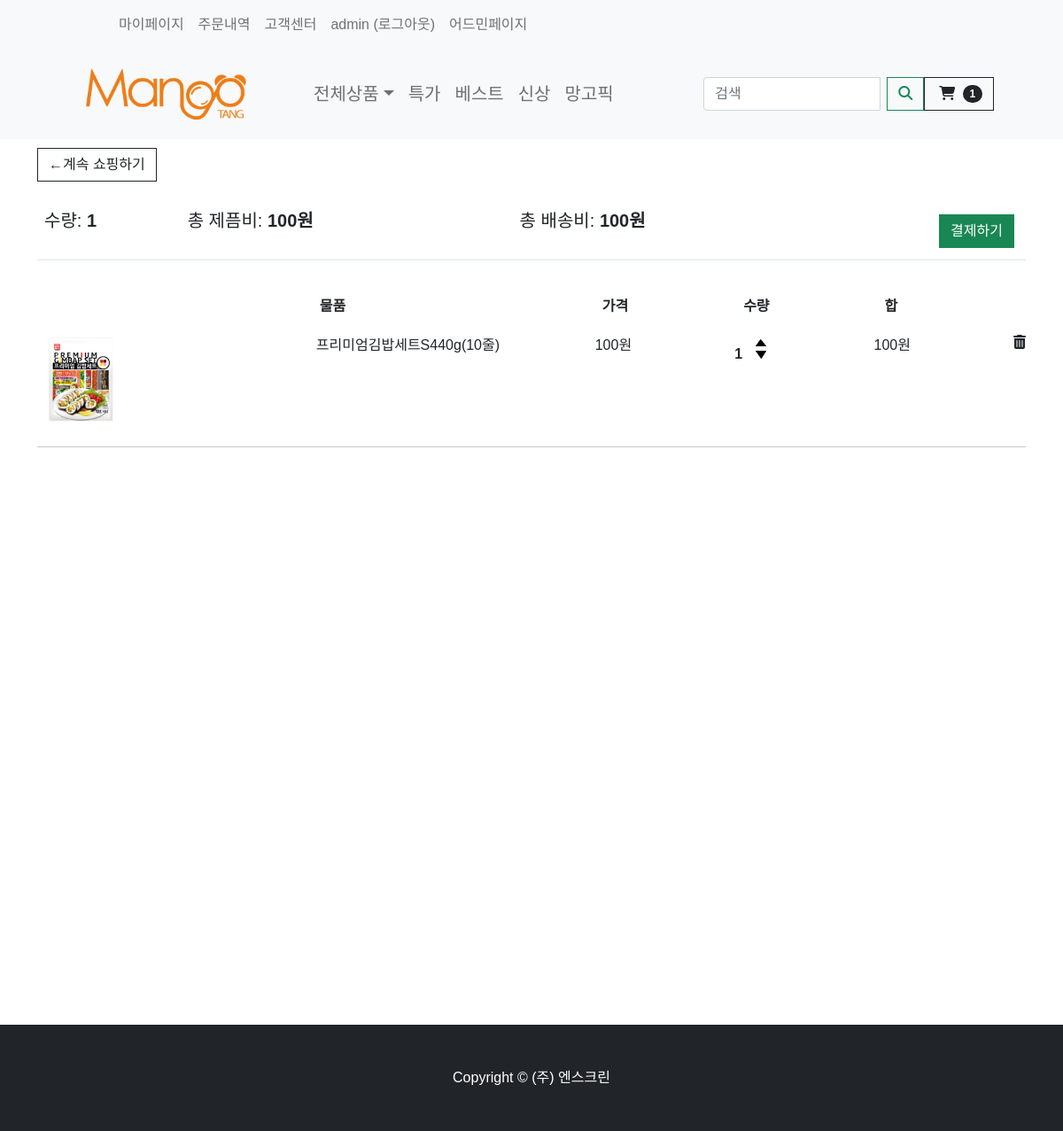
The app's page /cart/ (signed in) with its own data.
### store/models.py (models this page shows, shortened)
class Order(models.Model):
    customer = models.ForeignKey(Customer, on_delete=models.SET_NULL, null=True, blank=True)
    date_ordered = models.DateTimeField(auto_now_add=True)
    order_status = models.BooleanField(default=False)
    payment_state = models.BooleanField(default=False)
    shipping_fee = models.IntegerField(null=True, blank=True)
    order_number = models.IntegerField(null=True, blank=True)
    email = models.EmailField(null=True, blank=True)
    total_fee = models.IntegerField(null=True, blank=True)
    post_code = models.CharField(max_length=200, null=True, blank=True)
    recipent_address1 = models.CharField(max_length=200, null=False)
    recipent_address2 = models.CharField(max_length=200, null=False)
    recipent_number = models.CharField(max_length=50, null=False)
    recipent_name = models.CharField(max_length=50, null=False)
    order_request = models.CharField(max_length=100, null=False)
    orderer_number = models.CharField(max_length=100, null=False)
    orderer_name = models.CharField(max_length=100, null=False)
    @property
    def get_cart_items(self):
        orderitems = self.orderitem_set.all()
        total = sum([item.quantity for item in orderitems])
        return total
    @property
    def get_total(self):  # 옵션 포함 해당 order의 모든 가격
        orderitems = self.orderitem_set.all()  # 해당 order의 자식 가져와서
        total = sum([item.get_total for item in orderitems])  # 다더함함
        optionTotal = sum([item.get_option_cart_total for item in orderitems])  # 다더함함
        return total + optionTotal
    @property
    def get_deliver_price(self):
        orderitems = self.orderitem_set.all()
        total = sum([item.get_delivery_price for item in orderitems])
        return total

class OrderItem(models.Model):
    DELIVER_COMPANY = (
        ('04', 'CJ대한통운'),
        ('05', '한진택배'),
        ('08', '롯데택배'),
        ('06', '로젠택배'),
        ('01', '우체국택배'),
        ('46', 'CU편의점택배'),
        ('24', 'GS Postbox 택배	'),
    )
    product = models.ForeignKey(Product, on_delete=models.SET_NULL, null=True)
    order = models.ForeignKey(Order, on_delete=models.SET_NULL, null=True, blank=True)
    orderHistory = models.ForeignKey(OrderHistory, on_delete=models.SET_NULL, null=True)
    deliver_state = models.CharField(max_length=200, null=True, blank=True)
    quantity = models.IntegerField(default=0, null=True, blank=True)
    date_added = models.DateTimeField(auto_now_add=True)
    item_option_bool = models.BooleanField(default=False, blank=False, null=True)
    deliver_company = models.CharField(max_length=200, choices=DELIVER_COMPANY, null=True, blank=True)
    track_number = models.IntegerField(null=True, blank=True)
    @property  # 배송비
    def get_delivery_price(self):
        return self.product.shipment_price
    @property  # 제품 가격
    def get_total(self):
        total = self.product.price_discount * self.quantity
        return total
    @property  # 옵션 가격
    def get_option_cart_total(self):
        orderOptions = self.orderitemoption_set.all()  # 해당 order의 자식 가져와서
        total = sum([item.get_total for item in orderOptions])  # 다더함함
        return total

class Product(models.Model):
    product_name = models.CharField(max_length=200)
    price = models.FloatField(null=False, blank=False)
    image_detail = models.ImageField(null=True, blank=True)
    image_title = models.ImageField(null=True, blank=True)
    image_introduce = models.ImageField(null=True, blank=True)
    seller_code = models.CharField(max_length=50, null=False, blank=False)
    price_discount = models.FloatField(null=True)
    discount = models.IntegerField(null=True)
    stock = models.IntegerField()
    first_title = models.CharField(max_length=200)
    second_title = models.CharField(max_length=200)
    shipment_price = models.IntegerField(blank=True)
    hash_tag = models.CharField(max_length=200)
    option_bool = models.BooleanField(default=False, blank=False, null=True)
    collection_tag = models.CharField(max_length=200, null=True)
    item_company = models.CharField(null=False, max_length=200)
    product_status = models.BooleanField(default=False, blank=False, null=True)

### store/views.py (the view)
# urls.py: path('cart/', views.cart, name="cart"),
@login_required(login_url='account_login')
def cart(request):
    customer = request.user.customer
    order, created = Order.objects.get_or_create(customer=customer, order_status=False)
    items = order.orderitem_set.all()  # orderitem은 Order의 자식 그래서 쿼리 가능
    cartItems = order.get_cart_items
    itemOption = []
    if (bool(items) == True):  # 카트 비어있는지 확인
        for item in items:
            itemOption += OrderItemOption.objects.filter(order_item_option=item)
    else:
        items = []
        itemOption = []
    context = {'items': items, 'order': order, 'cartItems': cartItems, 'itemOption': itemOption}
    return render(request, 'store/cart.html', context)

### store/templates/store/cart.html (shortened to what this page needs)
{% extends 'store/main.html' %}
{% load static %}
{% block content %}
    <div class="container" style="height: 1000px">
        <div class="row">
            <div class="col-lg-12">
                <div class="box-element">
                    <a class="btn btn-outline-dark" href="{% url 'store' %}">&#x2190;계속 쇼핑하기</a>
                    <br>
                    <br>
                    <table class="table">
                        <tr>
                            <th><h5>수량: <strong class="cart-quantity-total">{{ order.get_cart_items }}</strong></h5>
                            </th>
                            <th><h5>총 제픔비: <strong
                                    class="cart-price-total">{{ order.get_total|floatformat:0 }}원</strong></h5>
                            </th>
                            <th>
                            <th><h5>총 배송비: <strong
                                    class="cart-price-total">{{ order.get_deliver_price |floatformat:0 }}원</strong></h5>
                            </th>
                            {% if order.get_cart_items == 0 %}
                            <th>
                                <a style="float:right; margin:5px;" href="/" class="btn btn-success no-item" >아이템을 추가해주세요</a>
                            </th>
                            {% else %}
                            <th>
                                <a style="float:right; margin:5px;" class="btn btn-success" href="{% url 'checkout' %}">결제하기</a>
                            </th>
                            {% endif %}
                        </tr>
                    </table>
                </div>
                <br>
                <div class="box-element">
                    <div class="cart-row">
                        <div style="flex:2"></div>
                        <div style="flex:2"><strong>물품</strong></div>
                        <div style="flex:1"><strong>가격</strong></div>
                        <div style="flex:1"><strong>수량</strong></div>
                        <div style="flex:1"><strong>합</strong></div>
                    </div>
                    {% for item in items %}
                        {% if item.item_option_bool == False %}
                            <div class="cart-row cart-row{{ forloop.counter0 }}">
                                <div style="flex:2"><img class="row-image" src="{{ item.product.image_title.url }}">
                                </div>
                                <div style="flex:2"><p>{{ item.product.product_name }}</p></div>
                                <div style="flex:1"><p>{{ item.product.price_discount | floatformat:0 }}원</p></div>
                                <div style="flex:1">
                                    <p class="quantity quantity-total{{ forloop.counter0 }}">{{ item.quantity }}</p>
                                    <div class="quantity">
                                        <img class="chg-quantity update-cart-item"
                                             data-quantity="{{ forloop.counter0 }}"
                                             data-product="{{ item.product.seller_code }}"
                                             src="{% static  'images/arrow-up.png' %}" data-action="add">
                                        <img class="chg-quantity update-cart-item"
                                             data-quantity="{{ forloop.counter0 }}"
                                             data-product="{{ item.product.seller_code }}"
                                             src="{% static  'images/arrow-down.png' %}" data-action="remove">
                                    </div>
                                </div>
                                <div style="flex:1"><p
                                        class="item-cost-total{{ forloop.counter0 }}">{{ item.get_total|floatformat:0 }}원</p>
                                </div>
                                <i type="button" data-code="{{ item.product.seller_code }}"
                                   data-loop="{{ forloop.counter0 }}"
                                   class="fas fa-trash-alt delete-item"></i>
                            </div>
                        {% endif %}
                        <hr class="item-divider{{ forloop.counter0 }}">
                    {% endfor %}
                </div>
            </div>
        </div>
    </div>
{% endblock content %}

### store/templates/store/navbar.html (shortened to what this page needs)
{% load static %}
<nav class="navbar navbar-expand-lg navbar-light bg-light">
    <div class="bg-light container px-4 px-lg-5">
        <ul class="navbar-nav me-auto mb-2 mb-lg-0 ms-lg-5" style="">
            <li class="nav-item"><a href="{% url 'userinfo' %}"
                                    class="nav-link dropdown-menu-size-customer">마이페이지</a></li>
            <li class="nav-item"><a href="{% url 'orderhistory' %}"
                                    class="nav-link dropdown-menu-size-customer">주문내역</a></li>
            <li class="nav-item"><a href="{% url 'faq' %}"
                                    class="nav-link dropdown-menu-size-customer">고객센터</a></li>
            {% if user.is_authenticated %}
                <a class="nav-link" href="{% url 'logout' %}">{{ user.username }} (로그아웃)</a>
            {% else %}
                <li class="nav-item"><a href="{% url 'account_login' %}" class="nav-link dropdown-menu-size-customer">로그인</a>
                </li>
            {% endif %}
            {% if user.is_superuser %}
                <a class="nav-link" href={% url 'admin:index' %}>어드민페이지</a>
            {% endif %}
        </ul>
    </div>
</nav>
<nav class="navbar navbar-expand-lg navbar-light bg-light">
    <div class="container px-4 px-lg-5">
        <a href="{% url 'store' %}">
            <img src="{% static 'nscreen_logo/4_망고땡_로고 (영문).png' %}" width="220" alt="망고땡몰">
        </a>
        <div class="collapse navbar-collapse" id="navbarSupportedContent">
            <ul class="navbar-nav me-auto mb-2 mb-lg-0 ms-lg-5">
                <li class="nav-item dropdown">
                    <a class="nav-link dropdown-toggle dropdown-menu-size" id="navbarDropdown" href="#" role="button"
                       data-bs-toggle="dropdown" aria-expanded="false">전체상품</a>
                </li>
                <li class="nav-item"><a class="nav-link dropdown-menu-size" href="#!">특가</a></li>
                <li class="nav-item"><a class="nav-link dropdown-menu-size" href="#!">베스트</a></li>
                <li class="nav-item"><a class="nav-link dropdown-menu-size" href="#!">신상</a></li>
                <li class="nav-item"><a class="nav-link dropdown-menu-size" href="#!">망고픽</a></li>
            </ul>
            <div class="row justify-content-end my-3">
                <div class="d-flex input-group">
                    <input class="form-control me-2 kw" type="text" style="width: 200px"
                           placeholder="검색" aria-label="검색"
                           value="{{ kw|default_if_none:'' }}">
                    <div class="input-group-append">
                        <button class="btn btn-outline-success" type="button" id="btn_search"><i
                                class="fas fa-search"></i></button>
                    </div>
                </div>
            </div>
            <a href="{% url 'cart' %}" class="nav-link-cart">
                <button class="btn btn-outline-dark" type="submit">
                    <i class="fas fa-shopping-cart"></i>
                    <span class="badge bg-dark text-white ms-1 rounded-pill">{{ cartItems }}</span>
                </button>
            </a>
        </div>
    </div>
</nav>

### records on screen
Order: get_cart_items "1", get_total "100", get_deliver_price "100"
OrderItem: product.image_title (picture), product.product_name "프리미엄김밥세트S440g(10줄)", product.price_discount "100", quantity "1", item_option_bool False (drawn), get_total "100"

### other values on screen
{{ user.username }} "admin"
{{ cartItems }} "1"
